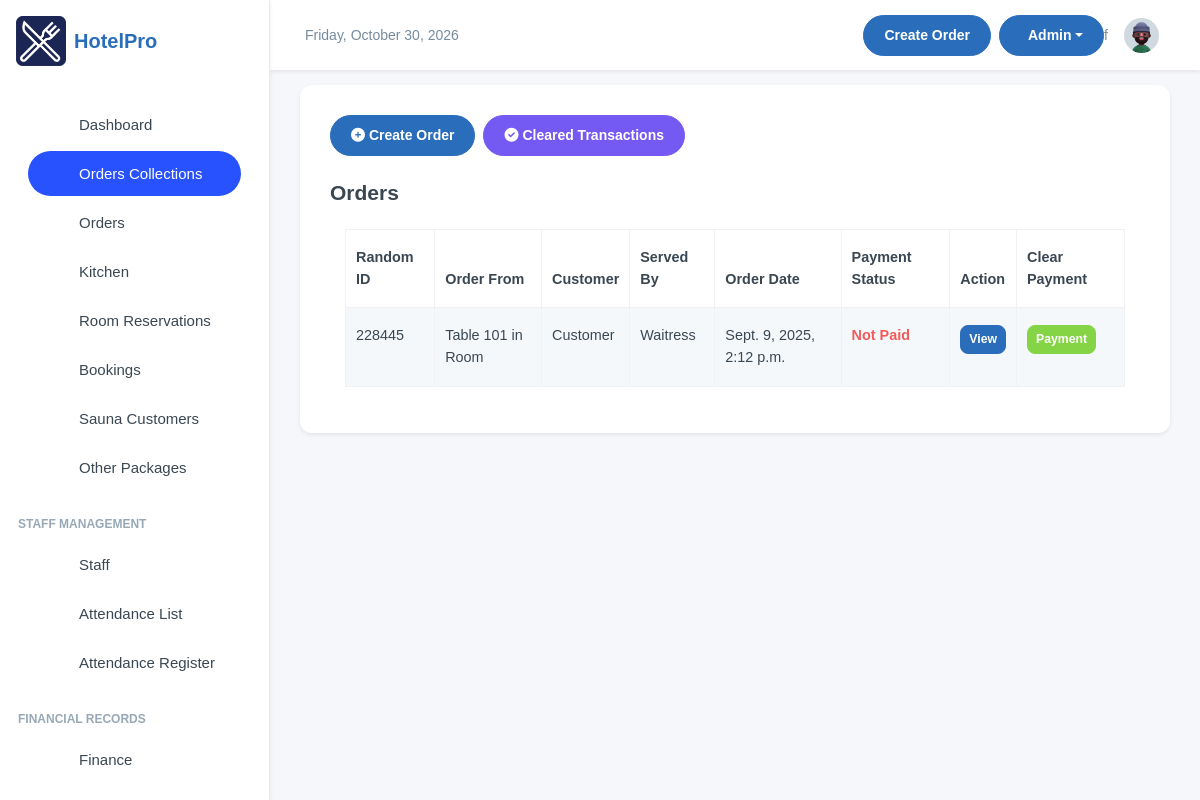
The page /manager/orders_transactions/ (signed in) on the database as committed earlier.
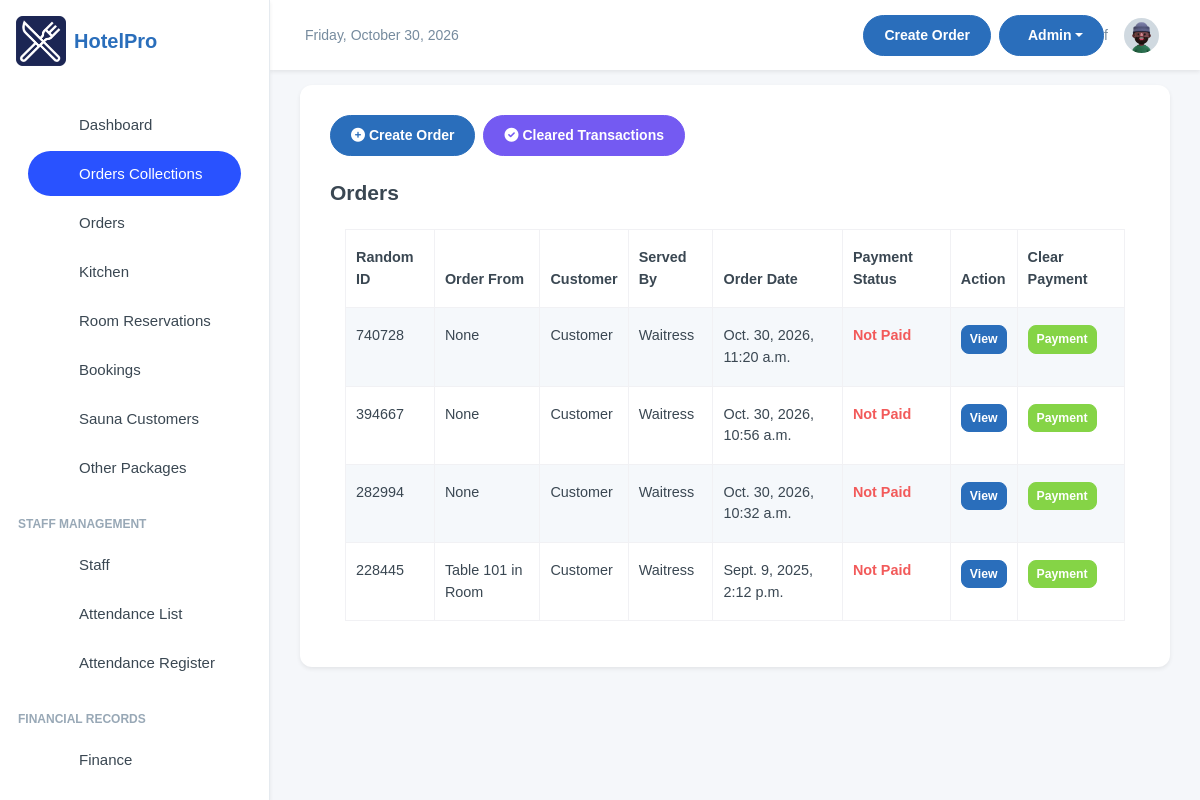
The same page on the database as committed later.
### inventory/models.py (models this page shows, shortened)
class OrderTransaction(models.Model):
    pay_mode = (
        ("NO PAYMENT", "NO PAYMENT"),
        ("CASH", "CASH"),
        ("MOMO PAY", "MOMO PAY"),
        ("AIRTEL PAY", "AIRTEL PAY"),
        ("INVOICE", "INVOICE"),
        ("ON ACCOMMODATION", "ON ACCOMMODATION"),
    )
    random_id = models.CharField(max_length=6, unique=True, editable=False, default=generate_random_id)
    customer_name = models.CharField(max_length=255, blank=True, null=True, default="Customer")
    served_by = models.CharField(
        max_length=255, blank=True, null=True, default="Waitress")
    dining_area = models.ForeignKey(DiningArea, on_delete=models.SET_NULL, null=True, blank=True)
    table = models.ForeignKey(Table, on_delete=models.SET_NULL, null=True, blank=True )
    special_notes = models.TextField(default="Null")
    created = models.DateTimeField(default=now, blank=True, null=True)
    payment_mode = models.CharField(default="NO PAYMENT", max_length=50, choices=pay_mode)
    transaction_id = models.CharField(blank=True, null=True, max_length=100, help_text="Transaction ID / Invoice Number")
    created_by = models.ForeignKey(User, on_delete=models.SET_NULL, null=True, blank=True)
    updated = models.DateField(auto_now=True, blank=True, null=True)
    class Meta:
        ordering = ['-created']

class Table(models.Model):
    table_number = models.IntegerField()
    dining_area = models.ForeignKey(DiningArea, on_delete=models.CASCADE, related_name='tables')
    capacity = models.IntegerField()  # Number of seats at the table
    is_available = models.BooleanField(default=True)
    def __str__(self):
        return f"Table {self.table_number} in {self.dining_area.name}"

class DiningArea(models.Model):
    name = models.CharField(max_length=255)
    description = models.TextField(blank=True, null=True)

### inventory/views.py (the view)
# urls.py: path('orders_transactions/', views.orderTransactions, name='order_transactions'),
@login_required
def orderTransactions(request):
    orders_list = OrderTransaction.objects.filter(payment_mode="NO PAYMENT").order_by('-updated', '-id')
    page = request.GET.get('page')
    orders_page = Paginator(orders_list, 10).get_page(page)
    return render(request, "ordertransactions.html", {"orders_list": orders_page})

### inventory/templates/ordertransactions.html (shortened to what this page needs)
{% extends 'base.html' %}
{% block content %}
<div class="card">
    <div class="card-body">
        <div class="d-flex flex-wrap justify-content-between align-items-center mb-4">
            <div class="d-flex flex-wrap gap-2 mb-3 mb-md-0">
                <a href="/manager/add-order/" class="btn btn-primary">
                    <i class="fas fa-plus-circle"></i> Create Order
                </a>
                <a href="/manager/cleared_transactions/" class="btn btn-info">
                    <i class="fas fa-check-circle"></i> Cleared Transactions
                </a>
            </div>
        </div>
        <h4 class="fw-semibold mb-2">Orders</h4>
        <div class="container mt-2">
            <table class="table table-striped table-bordered">
                <thead class="bg-dark text-light">
                    <tr>
                        <th>Random ID</th>
                        <th>Order From</th>
                        <th>Customer</th>
                        <th>Served By</th>
                        <th>Order Date</th>
                        <th>Payment Status</th>
                        <th>Action</th>
                        <th>Clear Payment</th>
                    </tr>
                </thead>
                <tbody>
                    {% for order in orders_list %}
                    {% if order.payment_mode == "NO PAYMENT"  %}
                    <tr>
                        <td>{{ order.random_id }}</td>
                        <td>{{ order.table }}</td>
                        <td>{{ order.customer_name }}</td>
                        <td>{{ order.served_by }}</td>
                        <td>{{ order.created }}</td>
                        <td class="text-danger fw-semibold">Not Paid</td>
                        <td>
                            <a href="/manager/orders_transactions/{{ order.id }}"
                                class="btn btn-primary btn-sm">View</a>
                        </td>
                        <td>
                            <button class="btn btn-success btn-sm" data-toggle="modal" data-target="#paymentModal"
                                data-order-id="{{ order.id }}" data-random-id="{{ order.random_id }}">
                                Payment
                            </button>
                        </td>
                    </tr>
                    {% endif %}
                    {% endfor %}
                </tbody>
            </table>
        </div>
    </div>
</div>
{% endblock content %}

Rows that differ between the two databases and show on the page:
added OrderTransaction: random_id "740728", table "None", customer_name "Customer", served_by "Waitress", created "Oct. 30, 2026, 11:20 a.m."
added OrderTransaction: random_id "394667", table "None", customer_name "Customer", served_by "Waitress", created "Oct. 30, 2026, 10:56 a.m."
added OrderTransaction: random_id "282994", table "None", customer_name "Customer", served_by "Waitress", created "Oct. 30, 2026, 10:32 a.m."
